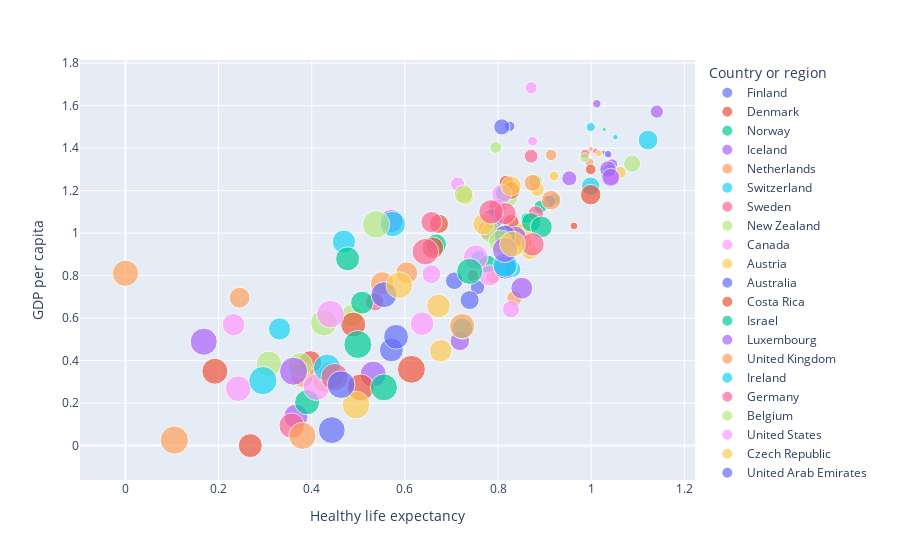

This figure's notebook cell:
### Code cell
#rapport de corrélation entre la générosité des habitants et le score du pays
fig = px.scatter(data, x="Healthy life expectancy", y="GDP per capita", color='Country or region', size='Overall rank')
fig.show()
